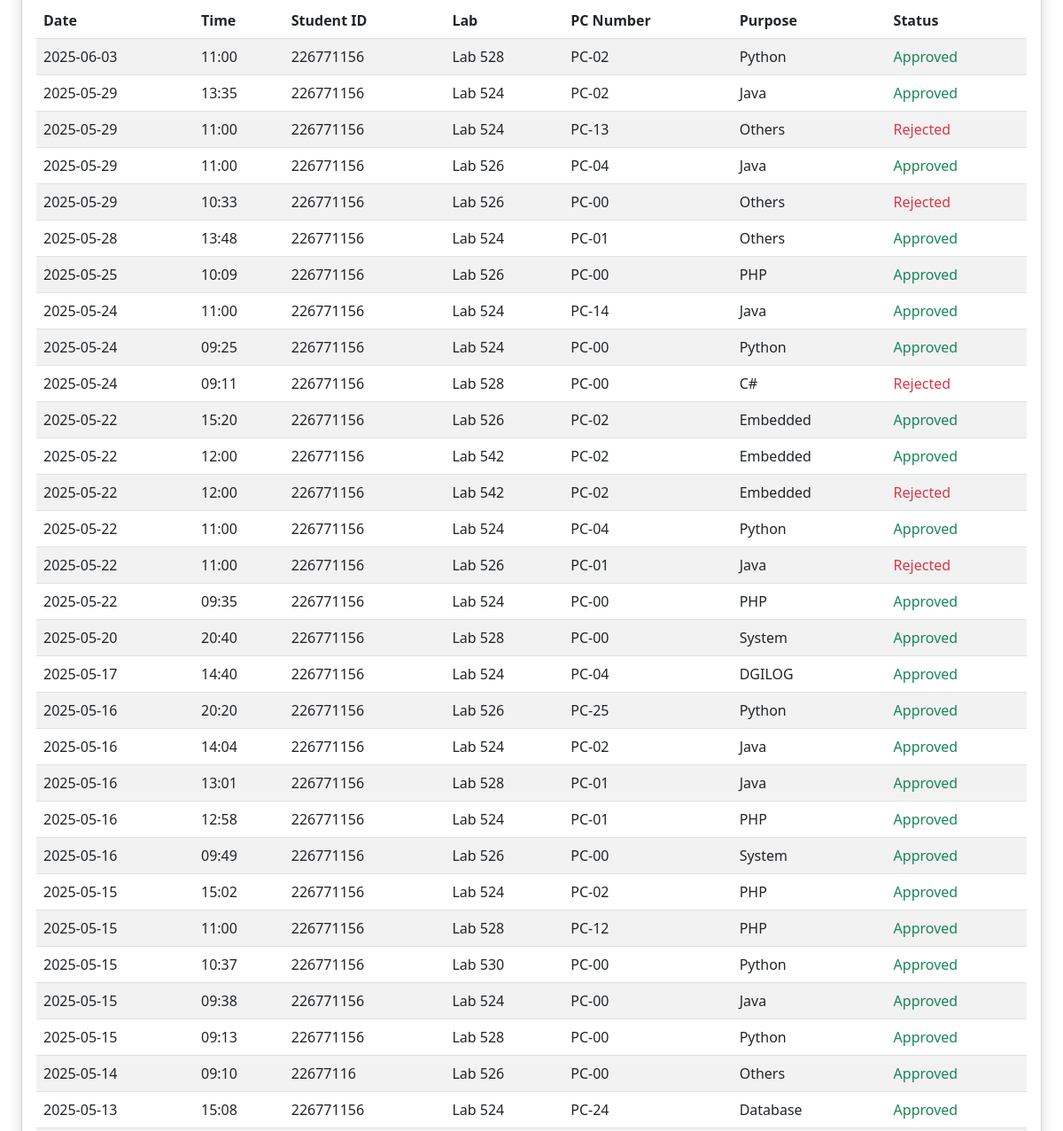
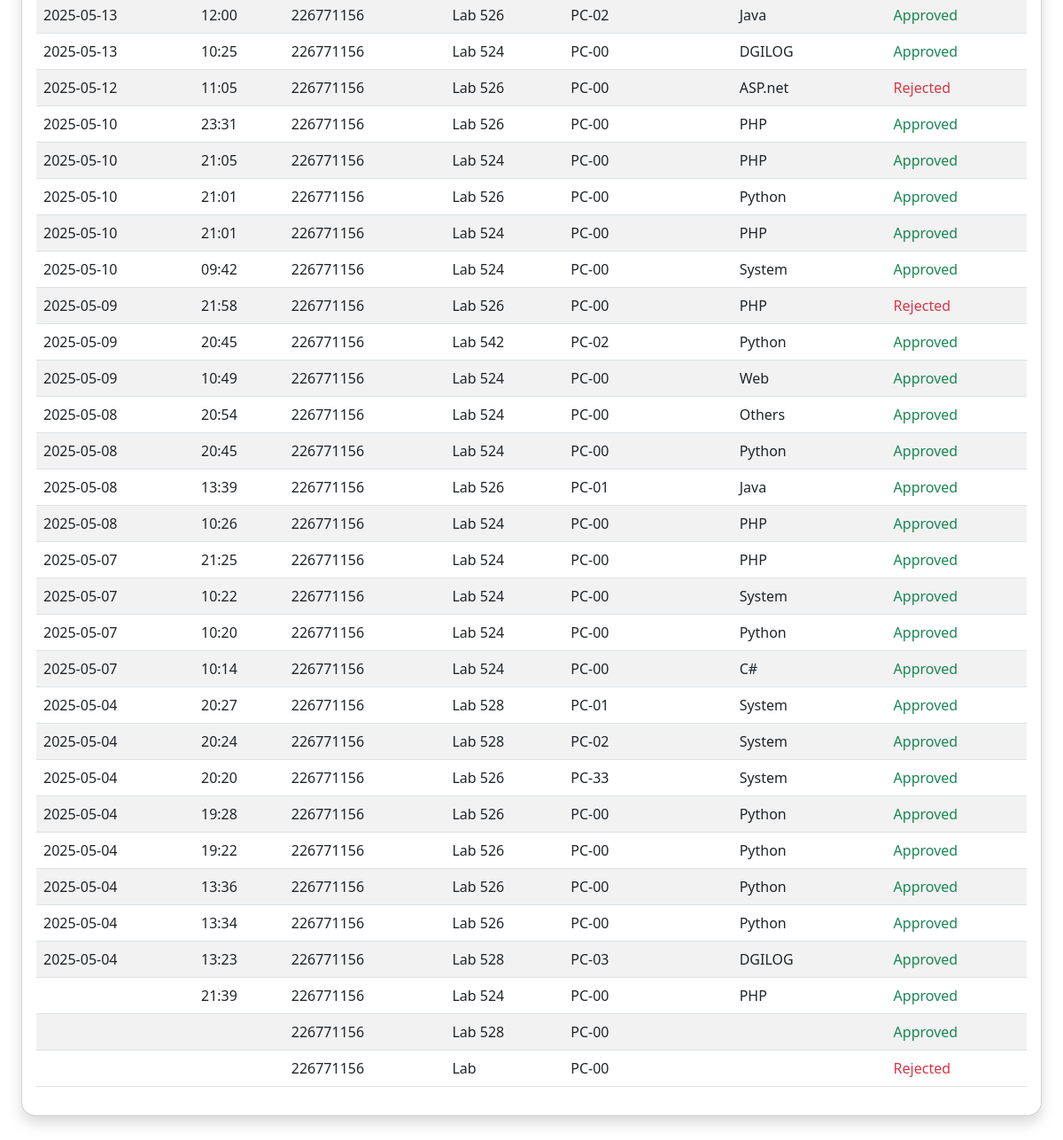
Before: /admin/lab_management.php (lower part) with the older database file (2 pictures, top to bottom).
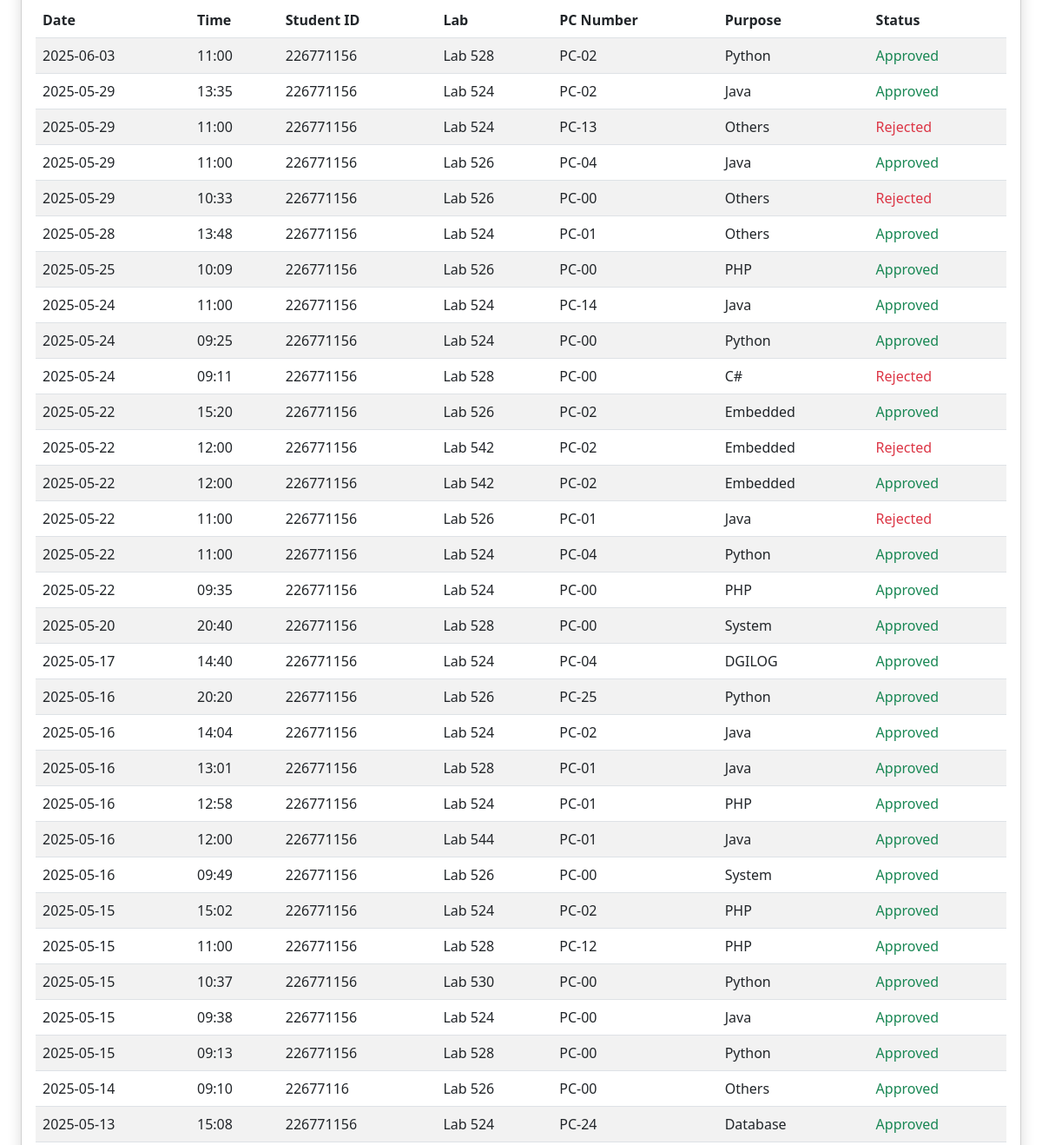
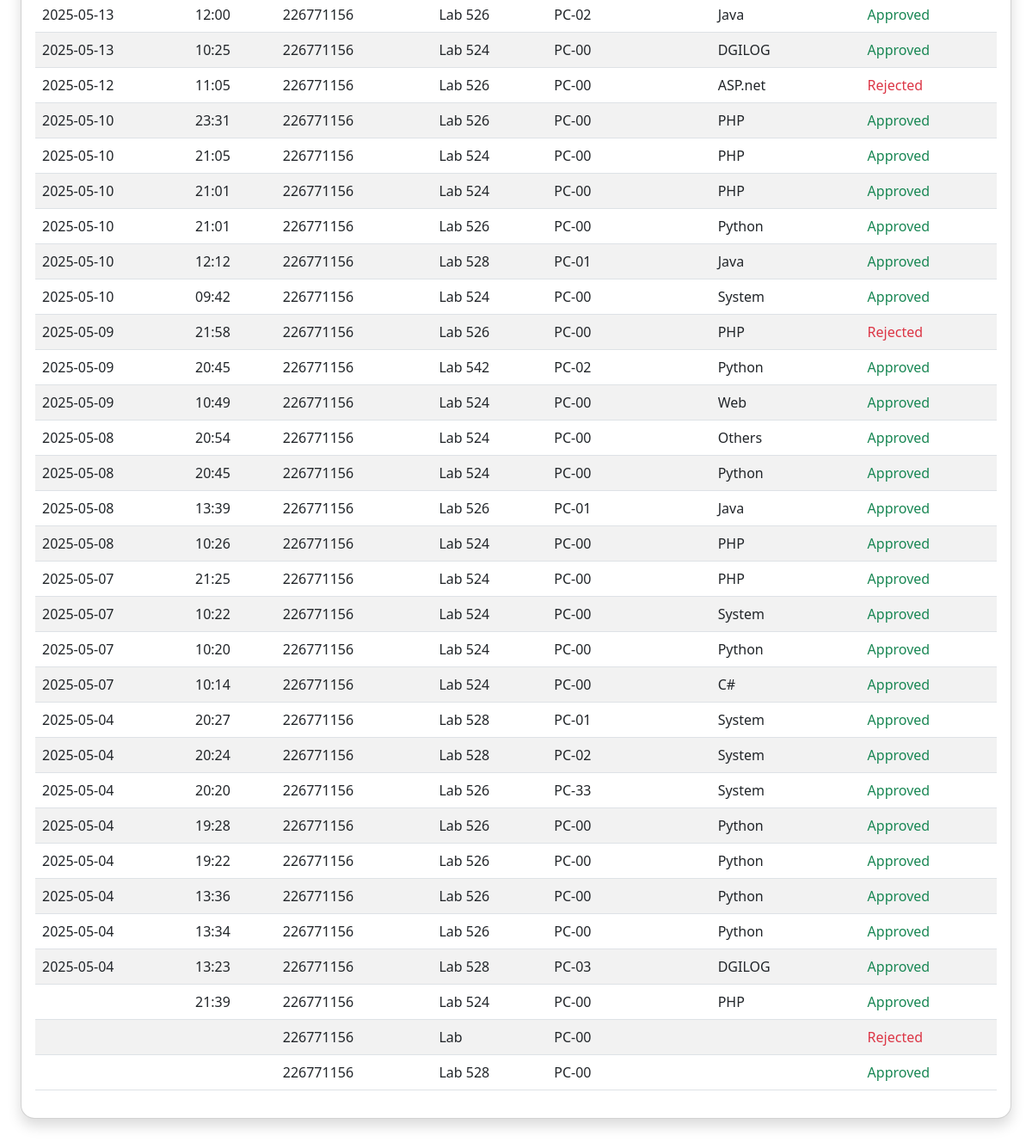
After: the same page with the newer database file (2 pictures, top to bottom).
### tables this page shows
CREATE TABLE `reservation` (
  `reservation_id` int(11) NOT NULL,
  `id_number` int(11) NOT NULL,
  `lab` varchar(11) NOT NULL,
  `pc_number` int(11) NOT NULL,
  `purpose` varchar(50) NOT NULL,
  `reservation_date` varchar(10) NOT NULL,
  `reservation_time` varchar(10) NOT NULL,
  `status` varchar(10) NOT NULL DEFAULT 'pending',
  `created_at` timestamp NOT NULL DEFAULT current_timestamp(),
  `updated_at` timestamp NULL DEFAULT NULL,
  `sit_in_time` time DEFAULT NULL,
  `sit_in_started_at` datetime DEFAULT NULL,
  `sit_in_ended_at` datetime DEFAULT NULL
);

### admin/lab_management.php (the view, shortened to what this page needs)
<?php
include('db.php');
include('admin_navbar.php');
?>
<!DOCTYPE html>
<html lang="en">
<head>
    <link rel="stylesheet" href="https://cdn.jsdelivr.net/npm/bootstrap@5.3.0/dist/css/bootstrap.min.css">
    <link rel="stylesheet" href="https://cdn.datatables.net/1.11.5/css/dataTables.bootstrap5.min.css">
    <link rel="stylesheet" href="https://cdnjs.cloudflare.com/ajax/libs/font-awesome/6.5.1/css/all.min.css">
</head>
<body>
    <div class="container-fluid px-4 py-3">
        <div class="card">
            <div class="card-body">
                <div class="table-responsive">
                    <table class="table table-striped" id="reservationLogsTable">
                        <thead>
                            <tr>
                                <th>Date</th>
                                <th>Time</th>
                                <th>Student ID</th>
                                <th>Lab</th>
                                <th>PC Number</th>
                                <th>Purpose</th>
                                <th>Status</th>
                            </tr>
                        </thead>
                        <tbody>
                            <?php
                            $query = "SELECT r.*, u.fname, u.lname
                                    FROM reservation r
                                    LEFT JOIN user u ON r.id_number = u.id
                                    ORDER BY r.reservation_date DESC, r.reservation_time DESC";
                            $result = $con->query($query);
                            while($row = $result->fetch_assoc()) {
                                $status_class = match($row['status']) {
                                    'pending' => 'text-warning',
                                    'approved' => 'text-success',
                                    'rejected' => 'text-danger',
                                    default => ''
                                };
                                echo "<tr>
                                    <td>{$row['reservation_date']}</td>
                                    <td>{$row['reservation_time']}</td>
                                    <td>{$row['id_number']}</td>
                                    <td>Lab {$row['lab']}</td>
                                    <td>PC-" . str_pad($row['pc_number'], 2, '0', STR_PAD_LEFT) . "</td>
                                    <td>{$row['purpose']}</td>
                                    <td class='{$status_class}'>" . ucfirst($row['status']) . "</td>
                                </tr>";
                            }
                            ?>
                        </tbody>
                    </table>
                </div>
            </div>
        </div>
    </div>
</body>
</html>

Changed rows visible on the page:
shown differently, row unchanged: reservation (number 12 of 62 on the later page): moves up the list
shown differently, row unchanged: reservation (number 14 of 62 on the later page): moves up the list
added reservation: reservation_date "2025-05-16", reservation_time "12:00", id_number "226771156", lab "544", pc_number "01", purpose "Java", status "Approved"
shown differently, row unchanged: reservation (number 37 of 62 on the later page): moves up the list
added reservation: reservation_date "2025-05-10", reservation_time "12:12", id_number "226771156", lab "528", pc_number "01", purpose "Java", status "Approved"
shown differently, row unchanged: reservation (number 61 of 62 on the later page): moves up the list
